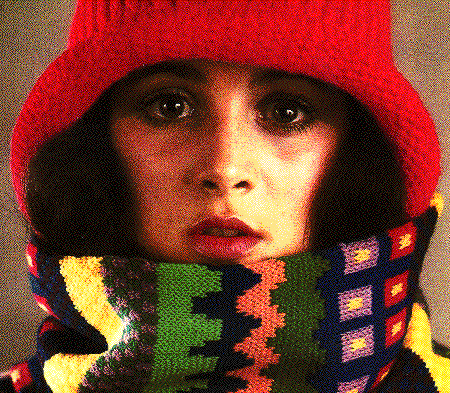
#> input picture images/colortrui.png, 450 x 393 px; its folder holds 2 pictures in this run
$ python temp.py   (older library calls are emulated)
#> lines starting #> are read from the running program, lines starting #| are printed output that depends on the picture; after the words box and inside, x2 and y2 are one past the last pixel; in counts of white or black regions, pixels touching at a corner belong together; long printed decimals are rounded
# -*- coding: utf-8 -*-
"""
Spyder Editor

This is a temporary script file.
"""
from os import listdir
from os.path import isfile , join
import numpy as np
import matplotlib.pyplot as plt
import matplotlib.image as mpimg

images_files = [ join("./images" , f) for f in listdir("images") if isfile(join("images" , f)) ]

images = [ mpimg.imread( f ) for f in images_files ]
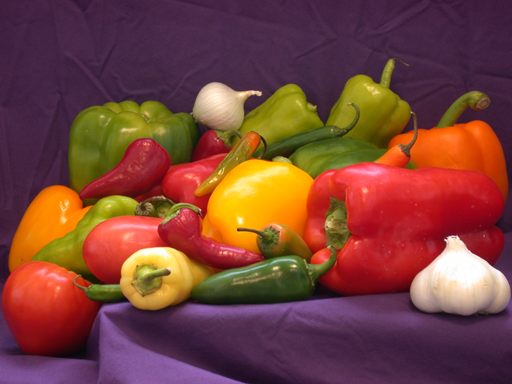
#> input picture images/peppers.png, 512 x 384 px
#> images = 2 items

# https://stackoverflow.com/a/12201744
def rgb2gray(rgb_image):
    return np.dot(rgb_image[...,:3], [0.299, 0.587, 0.114])
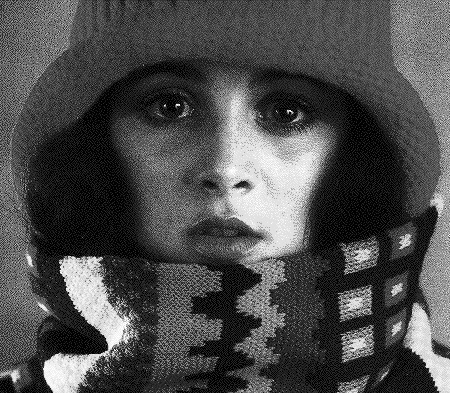
#> returned value: shape (393, 450) float64; min 0, max 1, mean 0.302


def binarize( gray_image , threshold ):
    threshold = np.max( gray_image ) * threshold
    return 1 * ( gray_image > threshold )

def view( image ):
    plt.figure(figsize=(10,20))
    plt.imshow( image )

def multi_view( images ):
    images_count = len( images )
    fig = plt.figure(figsize=(10,20))
    for row in range( images_count  ):
        ax1 = fig.add_subplot( images_count , 1 , row + 1)
        ax1.imshow( images[ row ] )

gray_images = [ rgb2gray( img ) for img in images ]
#> in rgb2gray (call 2), `return np.dot(rgb_image[...,:3], [0.299, 0.587, 0.114])`:
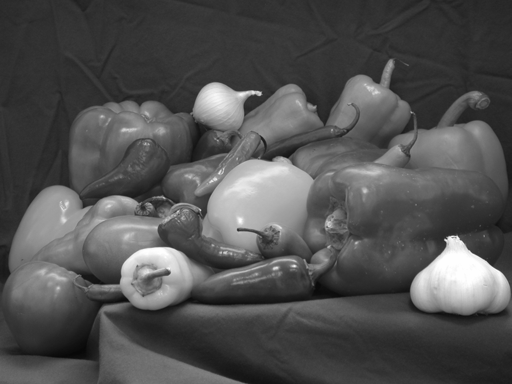
#> returned value: shape (384, 512) float64; min 0.0301, max 1, mean 0.32
#> gray_images = 2 items


binary_images = [ binarize( gray_img , 0.5 ) for gray_img in gray_images ]
#> in binarize, `threshold = np.max( gray_image ) * threshold`: threshold = 0.5
#> in binarize, `return 1 * ( gray_image > threshold )`:
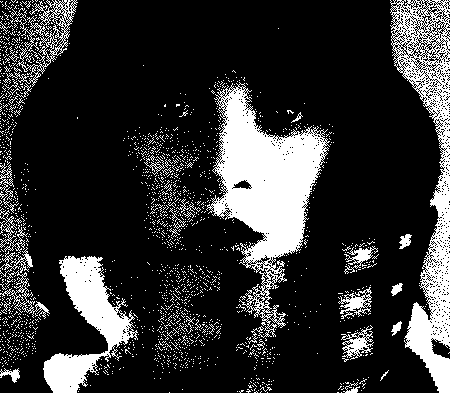
#> returned value: shape (393, 450) int64; values 0 (black) and 1 (white), 19.7% white; 1830 white regions (1797 under 20 px), largest, box (x1, y1, x2, y2) and area: (206, 82, 330, 344) 12358, (390, 0, 450, 393) 8710, (43, 256, 138, 393) 4991
#> call 2 of binarize, with threshold = 0.5
#> in binarize (call 2), `return 1 * ( gray_image > threshold )`:
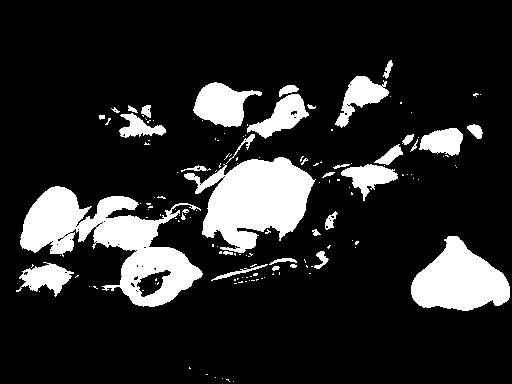
#> returned value: shape (384, 512) int64; values 0 (black) and 1 (white), 15.7% white; 148 white regions (115 under 20 px), largest, box (x1, y1, x2, y2) and area: (20, 186, 203, 307) 9059, (184, 157, 316, 253) 7320, (411, 236, 510, 311) 4688
#> binary_images = 2 items


combinations = list( zip( images , gray_images , binary_images ))
#> combinations = 2 items

#[ multi_view( comb ) for comb in combinations ]

[ print( np.mean( img[...,0] )) for img in images ]
#| 0.4798
#| 0.4737
[ print( np.std( img )) for img in images ]
#| 0.3225
#| 0.2387


#> (the run stopped early here; a loop or call above may not have finished)
